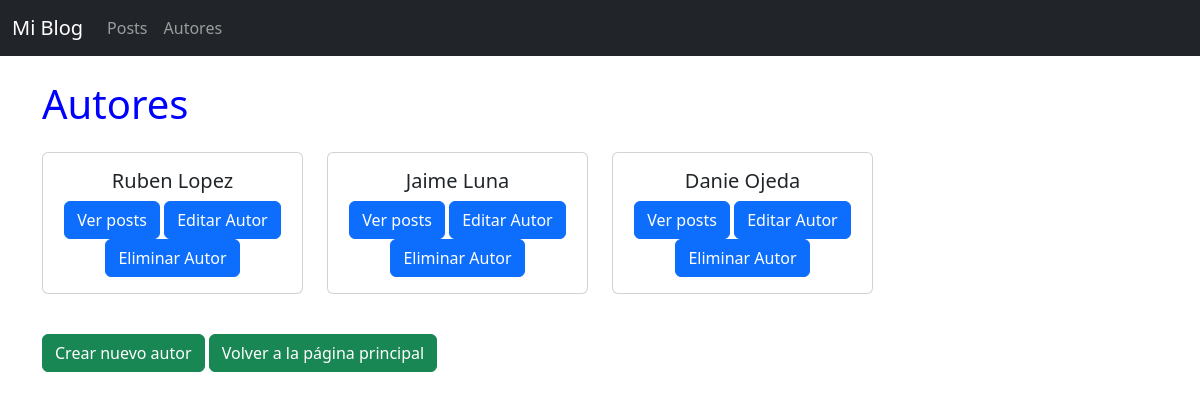
The app's page /blog/autores, older data.
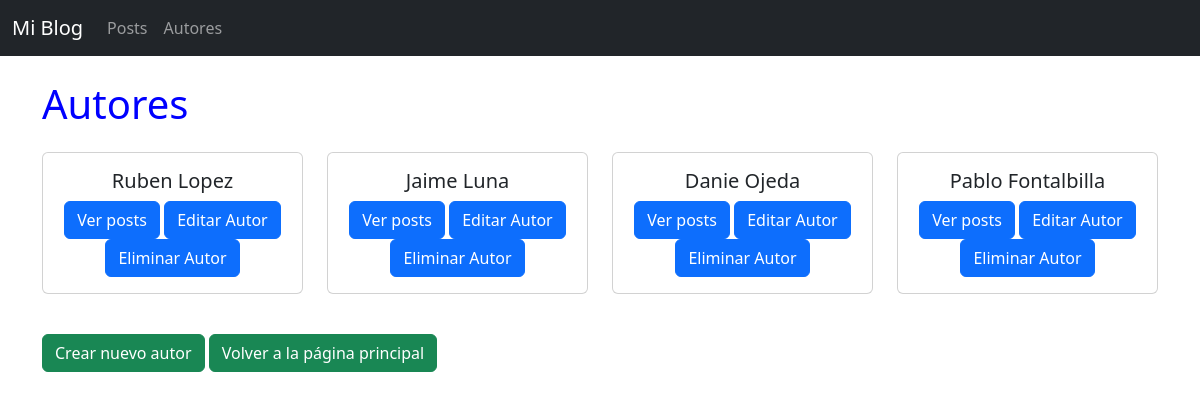
The same page, newer data.
### blog/models.py (models this page shows, shortened)
class Autor(models.Model):
    nombre = models.CharField(max_length=60)
    apellido = models.CharField(max_length=60)
    edad = models.IntegerField(null=True, blank=True)

### blog/views.py (the view)
# urls.py: path('autores', views.autores, name='autores'),
def autores(request):
    autores=Autor.objects.all()
    contexto ={'autores': autores}
    return render(request, 'blog/autores.html', contexto)

### blog/templates/blog/autores.html
{% extends 'blog/base.html' %}
{% block titulo %}Autores{% endblock %}
{% block contenido %}
<div class="row">
    {% for autor in autores %}
    <div class="col-md-3 mb-4">
        <div class="card h-100 text-center">
            <div class="card-body">
                <h5 class="card-title">{{ autor.nombre }} {{ autor.apellido }}</h5>
                <a href="{% url 'autor_post' autor_pk=autor.pk %}" class="btn btn-primary">Ver posts</a>
                <a href="{% url 'editar_autor' pk=autor.pk%}" class="btn btn-primary">Editar Autor</a>
                <a href="{% url 'eliminar_autor' pk=autor.pk%}" class="btn btn-primary">Eliminar Autor</a>
            </div>
        </div>
    </div>
    {% endfor %}
</div>
<a href="{% url 'autor_nuevo' %}" class="btn btn-success mt-3">Crear nuevo autor</a>
<a href="{% url 'inicio' %}" class="btn btn-success mt-3">Volver a la página principal</a>
{% endblock %}

Row changes from the older to the newer data that the page shows:
added Autor: nombre "Pablo", apellido "Fontalbilla"
